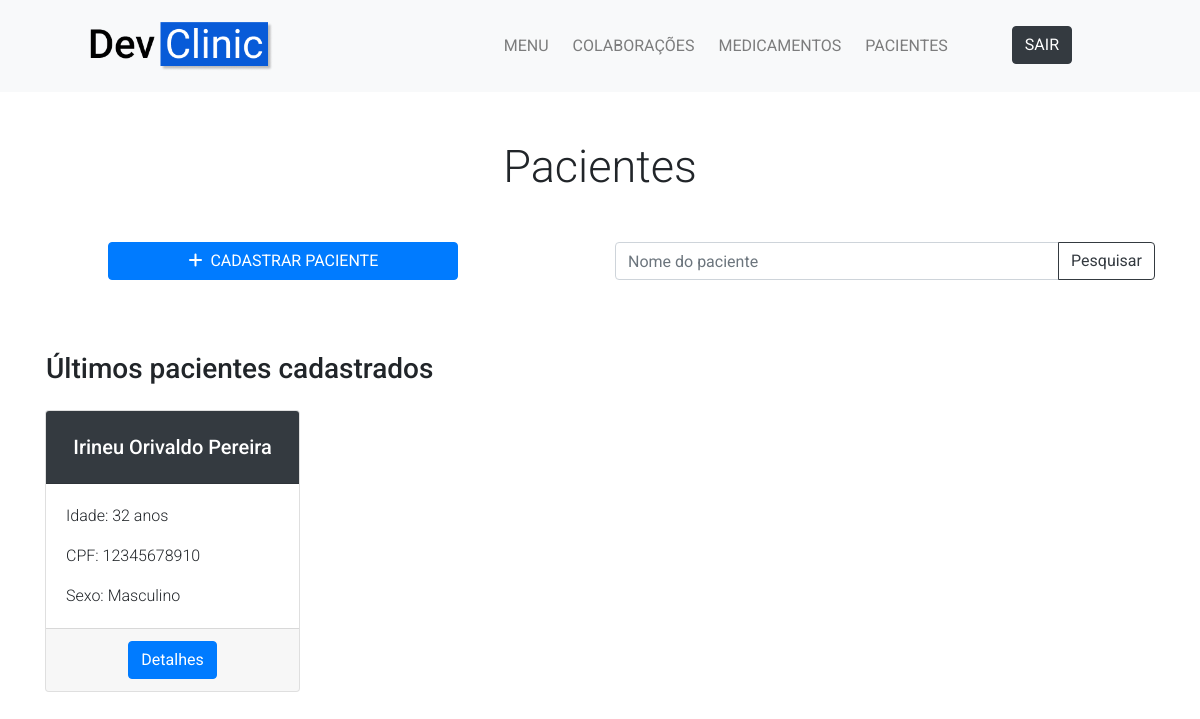
Page /paciente/ (signed in) on the committed database.
### paciente/models.py (models this page shows, shortened)
class Paciente(models.Model):
    SEXO_CHOICES = (
        ('Feminino', 'Feminino'),
        ('Masculino', 'Masculino')
    )
    nome = models.CharField(max_length=200)
    idade = models.BigIntegerField()
    cpf = models.CharField(max_length=11)
    sexo = models.CharField(max_length=9, choices=SEXO_CHOICES)
    datadecadastro = models.DateTimeField(auto_now_add=True)

### paciente/views.py (the view)
# urls.py: path('', views.menupaciente, name='menupaciente'),
@login_required
def menupaciente(request):
    if request.method == 'GET':
        pesquisa = request.GET.get('nome')
        if not pesquisa:
            pacientes = Paciente.objects.order_by('-datadecadastro')[:4]
            return render(request, 'paciente/menupaciente.html', {'pacientes':pacientes})
        else:
            pacientes = Paciente.objects.filter(nome__contains=pesquisa)
            return render(request, 'paciente/pesquisapaciente.html', {'pacientes':pacientes})

### paciente/templates/paciente/menupaciente.html (shortened to what this page needs)
{% extends '../main/base.html' %}
{% block content %}
  <section class="py-5">
    <div class="container">
      <h1 class="display-4 text-center big-display">Pacientes</h1>
      <div class="row justify-content-center mt-5">
        <div class="col-lg-4 mx-auto">
          <a href="{% url 'paciente:criarpaciente' %}" class="btn btn-primary btn-block mb-4"><i class="fas fa-plus mr-1"></i> CADASTRAR PACIENTE</a>
        </div>
        <div class="col-lg-6 ml-auto">
          <form method="GET">
            <div class="form-group">
              <div class="input-group">
                <input type="text" name="nome" class="form-control" placeholder="Nome do paciente">
                <div class="input-group-append">
                  <button type="submit" class="btn btn-outline-dark">Pesquisar</button>
                </div>
              </div>
            </div>
          </form>
        </div>
      </div>
      <div class="row mt-5">
        {% if pacientes %}
          <h3 class="ml-3">Últimos pacientes cadastrados</h3>
        {% else %}
          <h3>Sem pacintes cadastrados</h3>
        {% endif %}
      </div>
      {% if pacientes %}
        <div class="row mt-3">
          {% for paciente in pacientes %}
            <div class="col-lg-3">
              <div class="card mb-4">
                <div class="card-header bg-dark text-white text-center py-4 ">
                  <h3 class="mb-0 medium-display">{{ paciente.nome|striptags|truncatechars:23 }}</h3>
                </div>
                <div class="card-body">
                  <p class="card-info">Idade: {{ paciente.idade }} anos</p>
                  <p class="card-info">CPF: {{ paciente.cpf }}</p>
                  <p class="card-info mb-0">Sexo: {{ paciente.sexo }}</p>
                </div>
                <div class="card-footer text-center">
                  <a href="{% url 'paciente:verpaciente' paciente.id %}" class="btn btn-primary">Detalhes</a>
                </div>
              </div>
            </div>
          {% endfor %}
        </div>
      {% endif %}
    </div>
  </section>
{% endblock %}

### main/static/main/css/style.css (style rules this page uses)
body { font-family: 'Roboto', sans-serif; }
.card-info { font-size: 16px; font-weight: 300; }
.big-display { font-size: 45px; }
.medium-display { font-size: 20px; }

### rows in the picture
Paciente: nome "Irineu Orivaldo Pereira", idade "32", cpf "12345678910", sexo "Masculino"
